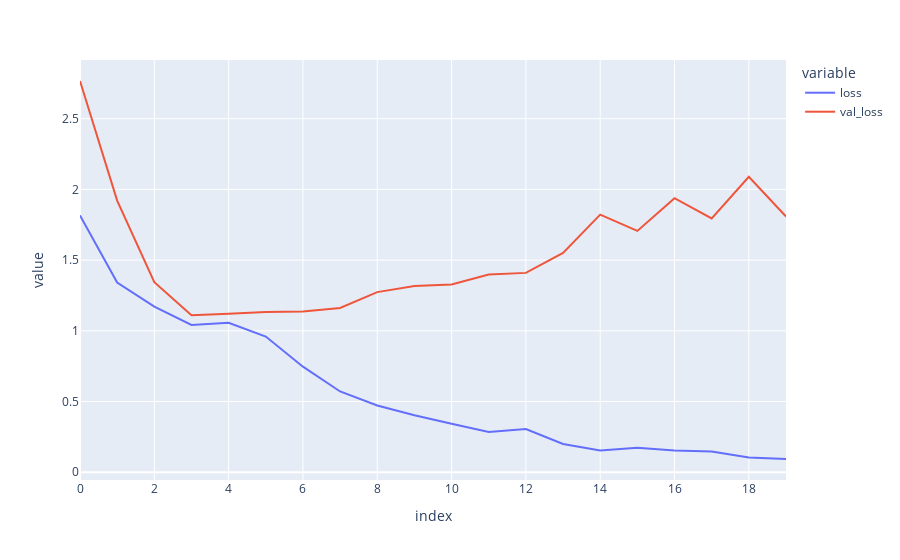

Notebook code cell kept with this figure:
### Code cell
f1 = np.array(history.history['loss']).flatten()
valf1 = np.array(history.history['val_loss']).flatten()
px.line(pd.DataFrame(np.array([f1, valf1]).T, columns=['loss', 'val_loss'])).show()

### Figure 1 — Plotly figure (JSON) as saved in the notebook; plotly's stock layout.template omitted (floating-point values rounded to 4 significant figures)
{"data": [{"hovertemplate": "variable=loss<br>index=%{x}<br>value=%{y}<extra></extra>", "legendgroup": "loss", "line": {"color": "#636efa", "dash": "solid"}, "marker": {"symbol": "circle"}, "mode": "lines", "name": "loss", "orientation": "v", "showlegend": true, "type": "scatter", "x": [0, 1, 2, 3, 4, 5, 6, 7, 8, 9, 10, 11, 12, 13, 14, 15, 16, 17, 18, 19], "xaxis": "x", "y": [1.816, 1.342, 1.171, 1.041, 1.057, 0.9594, 0.7465, 0.5712, 0.4718, 0.4028, 0.3424, 0.2845, 0.3058, 0.1994, 0.1541, 0.1729, 0.1532, 0.1474, 0.1044, 0.09368], "yaxis": "y"}, {"hovertemplate": "variable=val_loss<br>index=%{x}<br>value=%{y}<extra></extra>", "legendgroup": "val_loss", "line": {"color": "#EF553B", "dash": "solid"}, "marker": {"symbol": "circle"}, "mode": "lines", "name": "val_loss", "orientation": "v", "showlegend": true, "type": "scatter", "x": [0, 1, 2, 3, 4, 5, 6, 7, 8, 9, 10, 11, 12, 13, 14, 15, 16, 17, 18, 19], "xaxis": "x", "y": [2.766, 1.921, 1.344, 1.111, 1.12, 1.133, 1.136, 1.162, 1.273, 1.316, 1.328, 1.398, 1.41, 1.55, 1.821, 1.706, 1.938, 1.794, 2.089, 1.808], "yaxis": "y"}], "layout": {"legend": {"title": {"text": "variable"}, "tracegroupgap": 0}, "margin": {"t": 60}, "xaxis": {"anchor": "y", "domain": [0, 1], "title": {"text": "index"}}, "yaxis": {"anchor": "x", "domain": [0, 1], "title": {"text": "value"}}}}
